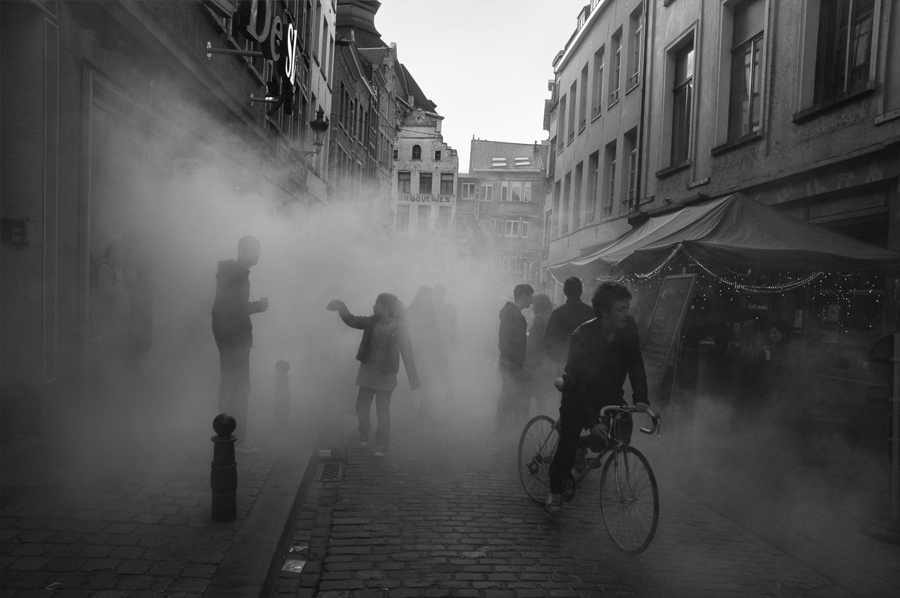
#> input picture Single-Image-Dehazing-Python-master/Images/1.jpg, 900 x 598 px
$ python -i dehaze_video.py   (imports and definitions only)
#> lines starting #> are read from the running program, lines starting #| are printed output that depends on the picture; after the words box and inside, x2 and y2 are one past the last pixel; in counts of white or black regions, pixels touching at a corner belong together
#> in process_video, frame is the input picture: shape (598, 900, 3); min 0, max 255, mean 83.3
# [252 lines of commented-out code are left out]

import streamlit as st
import cv2
import numpy as np
import tempfile
import math
import shutil
import os
# import time


def apply_mask(matrix, mask, fill_value):
    masked = np.ma.array(matrix, mask=mask, fill_value=fill_value)
    return masked.filled()


def apply_threshold(matrix, low_value=255, high_value=255):
    low_mask = matrix < low_value
    matrix = apply_mask(matrix, low_mask, low_value)
    high_mask = matrix > high_value
    matrix = apply_mask(matrix, high_mask, high_value)
    return matrix


def simplest_cb(img, percent):
#> called with percent = 1
    assert img.shape[2] == 3
    assert 0 < percent < 100
    half_percent = percent / 200.0
    channels = cv2.split(img)
    out_channels = []
    for channel in channels:
        height, width = channel.shape
        vec_size = width * height
        flat = channel.reshape(vec_size)
        flat = np.sort(flat)
        n_cols = flat.shape[0]
        low_val = flat[math.floor(n_cols * half_percent)]
        high_val = flat[math.ceil(n_cols * (1.0 - half_percent))]
        thresholded = apply_threshold(channel, low_val, high_val)
        normalized = cv2.normalize(thresholded, thresholded.copy(), 0, 255, cv2.NORM_MINMAX)
        out_channels.append(normalized)
#> this loop made 3 passes
#> pass 1, in apply_threshold, `low_mask = matrix < low_value`:
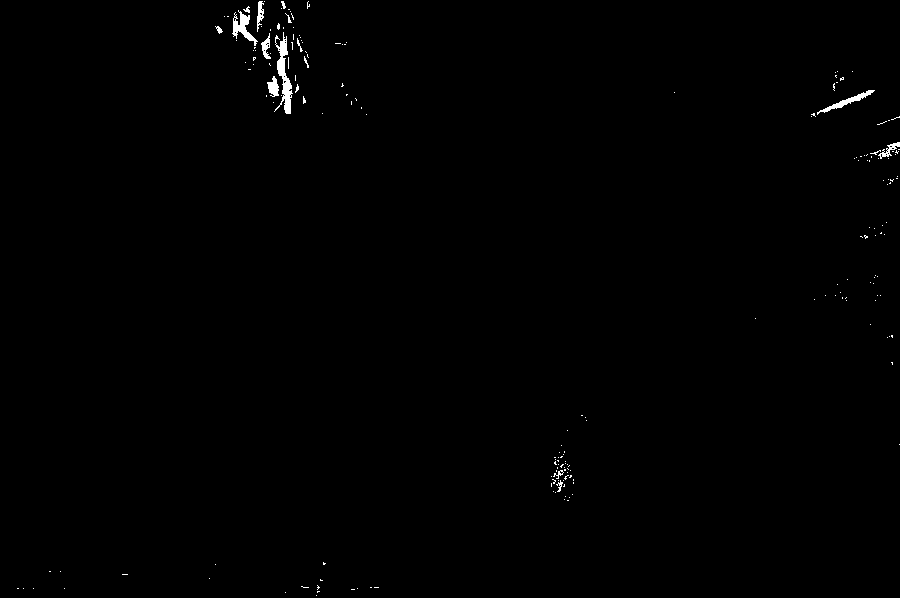
#> low_mask: shape (598, 900) bool; 0.46% white; 197 white regions (182 under 20 px), largest, box (x1, y1, x2, y2) and area: (274, 32, 293, 114) 590, (232, 10, 258, 46) 338, (817, 90, 875, 115) 269
#> pass 1, in apply_threshold, `high_mask = matrix > high_value`:
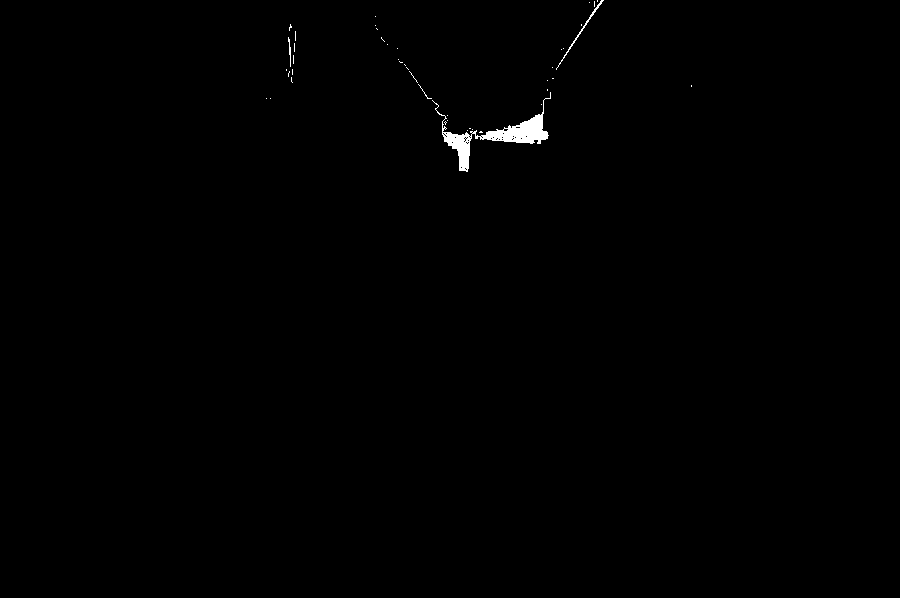
#> high_mask: shape (598, 900) bool; 0.39% white; 44 white regions (40 under 20 px), largest, box (x1, y1, x2, y2) and area: (432, 92, 551, 172) 1746, (556, 0, 604, 70) 140, (288, 37, 291, 67) 41, (418, 84, 432, 99) 20
#> after the loop, out_channels = 3 items
    return cv2.merge(out_channels)

# [18 lines of commented-out code are left out]


def process_video(input_path, output_path):
    cap = cv2.VideoCapture(input_path)
    fourcc = cv2.VideoWriter_fourcc(*'avc1')  # Ensure H.264 encoding
    fps = int(cap.get(cv2.CAP_PROP_FPS))
    width = int(cap.get(cv2.CAP_PROP_FRAME_WIDTH))
    height = int(cap.get(cv2.CAP_PROP_FRAME_HEIGHT))

    out = cv2.VideoWriter(output_path, fourcc, fps, (width, height))

    while cap.isOpened():
        ret, frame = cap.read()
        if not ret:
            break
        dehazed_frame = simplest_cb(frame, 1)
        out.write(dehazed_frame)

    cap.release()
    out.release()  # Ensure file is properly written


def main():
    st.title("Video Dehazing Web App")
    uploaded_file = st.file_uploader("Upload a video", type=["mp4", "avi", "mov"])
    if uploaded_file is not None:
        with tempfile.NamedTemporaryFile(delete=False, suffix=".mp4") as temp_input:
            temp_input.write(uploaded_file.read())
            input_path = temp_input.name
        # [4 lines of commented-out code are left out]

        output_path = input_path.replace(".mp4", "_dehazed.mp4")

        st.subheader("Original Video")
        st.video(input_path, format='video/mp4')

        st.text("Processing video...")
        process_video(input_path, output_path)

        temp_output = tempfile.NamedTemporaryFile(delete=False, suffix=".mp4")
        shutil.copy(output_path, temp_output.name)

        st.subheader("Dehazed Video")
        st.video(temp_output.name, format='video/mp4')

        os.unlink(output_path)  # Cleanup after processing
        os.unlink(temp_output.name)


        # [8 lines of commented-out code are left out]

# [2 lines not run here, left out]

>>> result = process_video('../Single-Image-Dehazing-Python-master/Images/1.jpg', 'out.png')

$ run again, on Single-Image-Dehazing-Python-master/Images/Haze.jpg
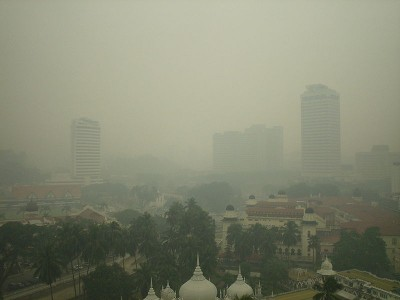
#> input picture Single-Image-Dehazing-Python-master/Images/Haze.jpg, 400 x 300 px
#> in process_video, frame is the input picture: shape (300, 400, 3); mean B, G, R 114, 134.3, 131.2
#> the loop in simplest_cb, `for channel in channels:` made 3 passes
#> (low_val, high_val) on passes 1 to 3: (30, 173), (43, 194), (37, 193)
#> pass 1, in apply_threshold, `low_mask = matrix < low_value`:
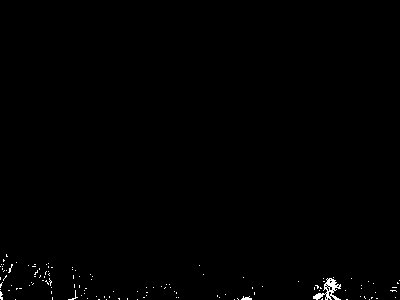
#> low_mask: shape (300, 400) bool; 0.48% white in thin lines or dots, all inside (x1, y1, x2, y2) = (0, 254, 400, 300)
#> after the loop in simplest_cb, `for channel in channels:`: out_channels = 3 items
#> in simplest_cb, `return cv2.merge(out_channels)`:
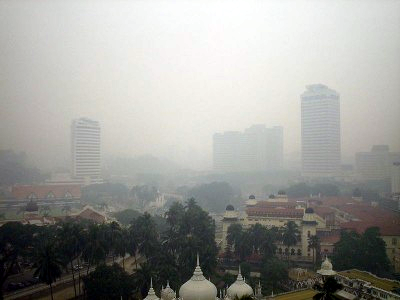
#> returned value: shape (300, 400, 3); mean of channels 0, 1, 2 149.9, 154.1, 153.9; drawn as B, G, R
